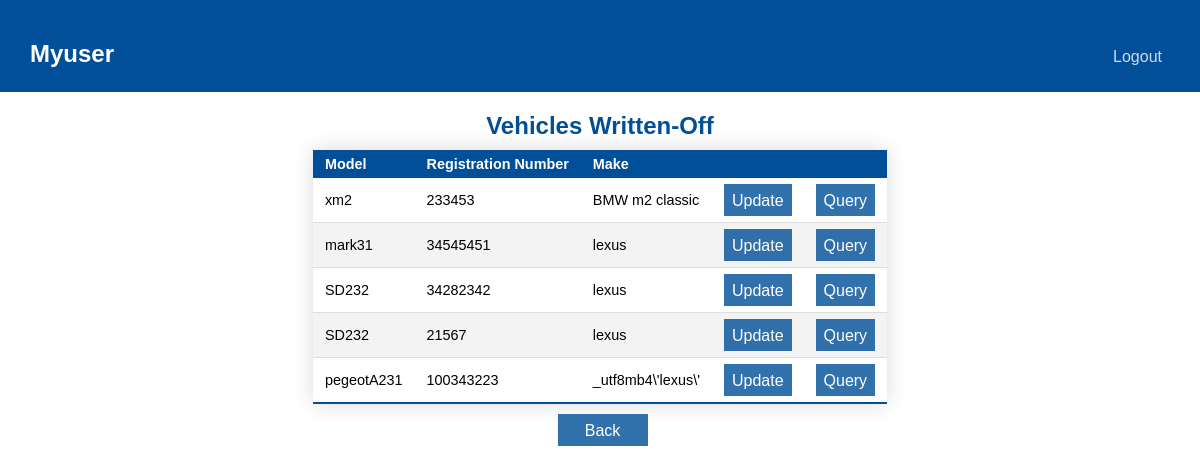
/fleetmanagement/fleetmanagement/written_off.php (signed in), run on the app's committed database.
### tables this page shows
CREATE TABLE `fleet` (
  `id` int NOT NULL,
  `driver` varchar(40) NOT NULL,
  `pre_driver` varchar(40) NOT NULL,
  `model` varchar(255) NOT NULL,
  `fuel_type` varchar(40) NOT NULL,
  `fuel_capacity` int NOT NULL,
  `registration_num` int NOT NULL,
  `branch` varchar(40) DEFAULT NULL,
  `depatment` varchar(40) NOT NULL,
  `vehicle_type` varchar(40) DEFAULT (_utf8mb4'coupe'),
  `make` varchar(40) NOT NULL DEFAULT (_utf8mb4'lexus'),
  `written_off` int NOT NULL DEFAULT (1)
);

### fleetmanagement/fleetmanagement/db.php (called while the page is built, shortened)
<?php
function getAllByAttribute($pdo, $attr, $value)
{
    $query = "SELECT * FROM `fleet` WHERE $attr='$value';";
    return $pdo->query($query);
}

### fleetmanagement/fleetmanagement/written_off.php (the view, shortened to what this page needs)
<?php
require('db.php');
?>
<!DOCTYPE html>
<html lang="en">
<head>
    <link rel="stylesheet" href="css/styles.css" />
</head>
<body>
    <div class="header">
        <nav class="nav">
            <div class="user">
                <h2><?php echo $_SESSION['username']; ?></h2>
            </div>
            <div class="logout"><a href="logout.php"><button class="btn-logout">Logout</button></a></div>
        </nav>
    </div>
    <div class="table-head">
        <h2>Vehicles Written-Off</h2>
    </div>
    <div class="table-container">
        <table class="table">
            <thead>
                <tr>
                    <th>Model</th>
                    <th>Registration Number</th>
                    <th>Make</th>
                    <th> </th>
                    <th> </th>
                </tr>
            </thead>
            <tbody>
                <?php
                $result = getAllByAttribute($pdo, "written_off", 0);
                while ($row = $result->fetch()) {
                    $id = htmlspecialchars($row["id"]);
                    $r2 = htmlspecialchars($row["model"]);
                    $r5 = htmlspecialchars($row["registration_num"]);
                    $r9 = htmlspecialchars($row["make"]);
                    echo <<< _END
                            <tr>
                                <td>$r2</td>
                                <td>$r5</td>
                                <td>$r9</td>
                                <td><form method="POST"action="update.php"><input type="hidden" name="id" value="$id">
                                <button class="btn btn-update" type="submit">Update</button>
                                </form></td>
                                <td><form method="POST"action="driver_query.php"><input type="hidden" name="id" value="$id">
                                <button class="btn btn-update" type="submit">Query</button>
                                </form></td>
                            </tr>
                        _END;
                }
                ?>
            </tbody>
        </table>
    </div>
    <div class="bottom">
        <button type="button" class="btn-update cancel" onclick="goBack()">Back</button>
    </div>
</body>
</html>

### fleetmanagement/fleetmanagement/css/styles.css (style rules this page uses)
:root { --blue: #004f98; --green: rgb(3, 122, 67); --box-shadow: 0 0 20px rgba(0, 0, 0, .15); }
* { font-family: 'Poppins', sans-serif; margin: 0; padding: 0; -webkit-box-sizing: border-box; box-sizing: border-box; outline: none; border: none; text-decoration: none; }
html { font-size: 1rem; scroll-behavior: smooth; scroll-padding-top: 5rem; }
.header { padding: 20px; padding-bottom: 10px; align-items: center; background-color: var(--blue); }
.user h2 { color: #ffffff; }
.nav { display: flex; justify-content: space-between; padding: 10px; margin-top: 10px; }
.table-head { margin-top: 20px; color: var(--blue); text-align: center; }
.table { grid-area: table; border-collapse: collapse; margin-top: 10px; font-size: 0.9rem; font-family: sans-srifl; min-width: 400px; box-shadow: var(--box-shadow); }
.table thead tr { background-color: var(--blue); color: #ffffff; text-align: left; }
.table th, table td { padding: 6px 12px; }
.table tbody tr { border-bottom: 1px solid #dddddd; }
.table tbody tr:nth-of-type(even) { background-color: #f3f3f3; }
.table tbody tr:last-of-type { border-bottom: 2px solid var(--blue); }
.btn { background-color: var(--blue); color: white; border: none; cursor: pointer; width: 100%; opacity: 0.8; }
.btn-update, .btn-logout { background-color: var(--blue); color: white; padding: 8px; border: none; cursor: pointer; width: 100%; margin-bottom: 0; opacity: 0.8; max-height: 2rem; font-size: 16px; }
.btn-logout { background-color: var(--blue); }
.bottom { margin-top: 10px; display: flex; justify-content: left; }
.bottom { margin-top: 10px; display: flex; justify-content: center; align-items: center; }
.bottom button { max-width: 90px; margin-left: 5px; }
.table-container { display: flex; justify-content: center; align-items: center; align-content: center; }

### data on the page
fleet: model "xm2", registration_num "233453", make "BMW m2 classic"
fleet: model "mark31", registration_num "34545451", make "lexus"
fleet: model "SD232", registration_num "34282342", make "lexus"
fleet: model "SD232", registration_num "21567", make "lexus"
fleet: model "pegeotA231", registration_num "100343223", make "_utf8mb4\\'lexus\\'"

### other printed values
$_SESSION['username'] "Myuser"
